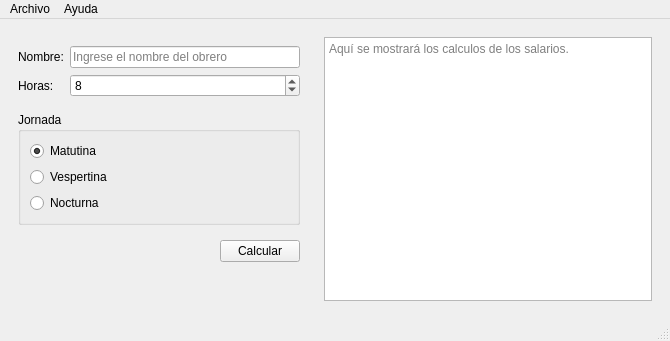
<?xml version="1.0" encoding="UTF-8"?>
<ui version="4.0">
 <class>Salarios</class>
 <widget class="QMainWindow" name="Salarios">
  <property name="geometry">
   <rect>
    <x>0</x>
    <y>0</y>
    <width>670</width>
    <height>341</height>
   </rect>
  </property>
  <property name="windowTitle">
   <string>Salarios</string>
  </property>
  <widget class="QWidget" name="centralwidget">
   <layout class="QHBoxLayout" name="horizontalLayout_2">
    <item>
     <widget class="QWidget" name="widget" native="true">
      <property name="sizePolicy">
       <sizepolicy hsizetype="Fixed" vsizetype="Preferred">
        <horstretch>0</horstretch>
        <verstretch>0</verstretch>
       </sizepolicy>
      </property>
      <property name="minimumSize">
       <size>
        <width>300</width>
        <height>0</height>
       </size>
      </property>
      <layout class="QVBoxLayout" name="verticalLayout_2">
       <item>
        <widget class="QWidget" name="widget_3" native="true">
         <layout class="QFormLayout" name="formLayout">
          <property name="leftMargin">
           <number>0</number>
          </property>
          <property name="rightMargin">
           <number>0</number>
          </property>
          <item row="0" column="0">
           <widget class="QLabel" name="label">
            <property name="text">
             <string>Nombre:</string>
            </property>
           </widget>
          </item>
          <item row="0" column="1">
           <widget class="QLineEdit" name="inNombre">
            <property name="frame">
             <bool>true</bool>
            </property>
            <property name="placeholderText">
             <string>Ingrese el nombre del obrero</string>
            </property>
           </widget>
          </item>
          <item row="1" column="0">
           <widget class="QLabel" name="label_2">
            <property name="text">
             <string>Horas:</string>
            </property>
           </widget>
          </item>
          <item row="1" column="1">
           <widget class="QSpinBox" name="inHoras">
            <property name="maximum">
             <number>50</number>
            </property>
            <property name="singleStep">
             <number>2</number>
            </property>
            <property name="value">
             <number>8</number>
            </property>
           </widget>
          </item>
         </layout>
        </widget>
       </item>
       <item>
        <widget class="QGroupBox" name="groupBox">
         <property name="title">
          <string>Jornada</string>
         </property>
         <layout class="QVBoxLayout" name="verticalLayout">
          <item>
           <widget class="QRadioButton" name="inMatutino">
            <property name="text">
             <string>Matutina</string>
            </property>
            <property name="checked">
             <bool>true</bool>
            </property>
           </widget>
          </item>
          <item>
           <widget class="QRadioButton" name="inVespertina">
            <property name="text">
             <string>Vespertina</string>
            </property>
           </widget>
          </item>
          <item>
           <widget class="QRadioButton" name="inNocturna">
            <property name="text">
             <string>Nocturna</string>
            </property>
           </widget>
          </item>
         </layout>
        </widget>
       </item>
       <item>
        <widget class="QWidget" name="widget_4" native="true">
         <layout class="QHBoxLayout" name="horizontalLayout">
          <property name="topMargin">
           <number>9</number>
          </property>
          <property name="rightMargin">
           <number>0</number>
          </property>
          <item>
           <spacer name="horizontalSpacer">
            <property name="orientation">
             <enum>Qt::Horizontal</enum>
            </property>
            <property name="sizeHint" stdset="0">
             <size>
              <width>184</width>
              <height>20</height>
             </size>
            </property>
           </spacer>
          </item>
          <item>
           <widget class="QPushButton" name="cmdCalcular">
            <property name="text">
             <string>Calcular</string>
            </property>
           </widget>
          </item>
         </layout>
        </widget>
       </item>
       <item>
        <spacer name="verticalSpacer">
         <property name="orientation">
          <enum>Qt::Vertical</enum>
         </property>
         <property name="sizeHint" stdset="0">
          <size>
           <width>20</width>
           <height>0</height>
          </size>
         </property>
        </spacer>
       </item>
      </layout>
     </widget>
    </item>
    <item>
     <widget class="QWidget" name="widget_2" native="true">
      <layout class="QVBoxLayout" name="verticalLayout_3">
       <item>
        <widget class="QPlainTextEdit" name="outResultado">
         <property name="readOnly">
          <bool>true</bool>
         </property>
         <property name="placeholderText">
          <string>Aquí se mostrará los calculos de los salarios.</string>
         </property>
        </widget>
       </item>
      </layout>
     </widget>
    </item>
   </layout>
  </widget>
  <widget class="QMenuBar" name="menubar">
   <property name="geometry">
    <rect>
     <x>0</x>
     <y>0</y>
     <width>670</width>
     <height>22</height>
    </rect>
   </property>
   <widget class="QMenu" name="menuArchivo">
    <property name="title">
     <string>Archivo</string>
    </property>
    <addaction name="actionNuevo"/>
    <addaction name="actionAbrir"/>
    <addaction name="actionGuardar"/>
    <addaction name="separator"/>
    <addaction name="actionCalcular"/>
    <addaction name="separator"/>
    <addaction name="actionSalir"/>
   </widget>
   <widget class="QMenu" name="menuAyuda">
    <property name="title">
     <string>Ayuda</string>
    </property>
    <addaction name="actionAcerca_de_Salarios"/>
   </widget>
   <addaction name="menuArchivo"/>
   <addaction name="menuAyuda"/>
  </widget>
  <widget class="QStatusBar" name="statusbar"/>
  <action name="actionNuevo">
   <property name="text">
    <string>Nuevo</string>
   </property>
  </action>
  <action name="actionAbrir">
   <property name="text">
    <string>Abrir</string>
   </property>
  </action>
  <action name="actionGuardar">
   <property name="text">
    <string>Guardar</string>
   </property>
  </action>
  <action name="actionCalcular">
   <property name="text">
    <string>Calcular</string>
   </property>
  </action>
  <action name="actionSalir">
   <property name="text">
    <string>Salir</string>
   </property>
  </action>
  <action name="actionAcerca_de_Salarios">
   <property name="text">
    <string>Acerca de Salarios</string>
   </property>
  </action>
 </widget>
 <resources/>
 <connections/>
</ui>
